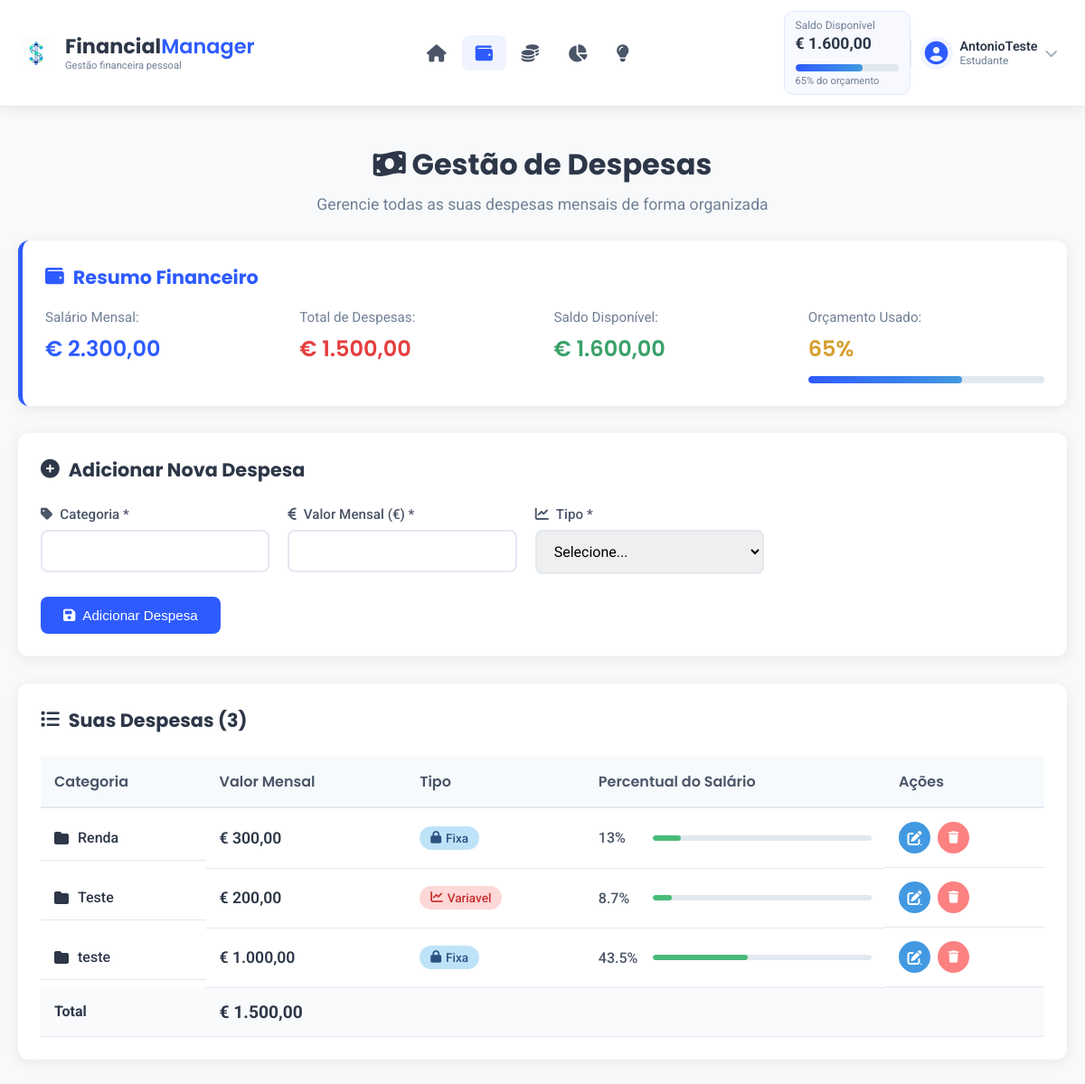
/despesas.php (signed in), run on the app's committed database.
### tables this page shows
CREATE TABLE `utilizadores` (
  `id` int NOT NULL AUTO_INCREMENT,
  `nome` varchar(255) NOT NULL,
  `email` varchar(255) NOT NULL,
  `password` varchar(255) NOT NULL,
  `idade` int DEFAULT NULL,
  `ocupacao` varchar(100) DEFAULT NULL,
  `estilo_vida` varchar(255) DEFAULT NULL,
  `salario` decimal(10,2) DEFAULT NULL,
  `tipo_util` int NOT NULL,
  PRIMARY KEY (`id`),
  KEY `fk_utilizadores_tipos_util_idx` (`tipo_util`),
  CONSTRAINT `fk_utilizadores_tipos_util` FOREIGN KEY (`tipo_util`) REFERENCES `tipos_util` (`idtipos`)
);

CREATE TABLE `despesas` (
  `id_despesas` int NOT NULL AUTO_INCREMENT,
  `categoria` varchar(255) NOT NULL,
  `valor_mensal` decimal(10,2) NOT NULL,
  `fixa_variavel` enum('Fixa','Variavel') NOT NULL,
  `id_utilizador` int NOT NULL,
  `data_criacao` timestamp NULL DEFAULT CURRENT_TIMESTAMP,
  PRIMARY KEY (`id_despesas`),
  KEY `fk_despesas_utilizadores1_idx` (`id_utilizador`),
  CONSTRAINT `fk_despesas_utilizadores1` FOREIGN KEY (`id_utilizador`) REFERENCES `utilizadores` (`id`)
);

### despesas.php (the view, shortened to what this page needs)
<?php
require_once 'connect_db.php';
$user_id = $_SESSION['user_id'];
$sql_despesas = "SELECT * FROM despesas WHERE id_utilizador = ? ORDER BY categoria";
$stmt_despesas = $conn->prepare($sql_despesas);
$stmt_despesas->bind_param("i", $user_id);
$stmt_despesas->execute();
$despesas_result = $stmt_despesas->get_result();
$despesas_por_categoria = [];
while ($despesa = $despesas_result->fetch_assoc()) {
    $despesas_por_categoria[$despesa['categoria']] = $despesa;
}
$despesas_result = $stmt_despesas->execute();
$despesas_result = $stmt_despesas->get_result();
?>
<!DOCTYPE html>
<html lang="pt">
<head>
    <link rel="stylesheet" href="css/header_footer.css">
    <link rel="stylesheet" href="css/index.css">
    <link rel="stylesheet" href="css/despesas.css">
    <link rel="stylesheet" href="https://cdnjs.cloudflare.com/ajax/libs/font-awesome/6.4.0/css/all.min.css">
</head>
<body>
    <?php require_once 'header_footer/header.php'; ?>
    <main class="main-content">
        <div class="container">
            <div class="page-header">
                <h2><i class="fas fa-money-bill-wave"></i> Gestão de Despesas</h2>
                <p class="page-subtitle">Gerencie todas as suas despesas mensais de forma organizada</p>
            </div>
            <div class="financial-summary">
                <div class="summary-box">
                    <h3><i class="fas fa-wallet"></i> Resumo Financeiro</h3>
                    <div class="summary-content">
                        <div class="summary-item">
                            <span class="label">Salário Mensal:</span>
                            <span class="value salary">€ <?php echo number_format($user['salario'], 2, ',', '.'); ?></span>
                        </div>
                        <div class="summary-item">
                            <span class="label">Total de Despesas:</span>
                            <span class="value expenses">€ <?php echo number_format($total_despesas, 2, ',', '.'); ?></span>
                        </div>
                        <div class="summary-item">
                            <span class="label">Saldo Disponível:</span>
                            <span class="value balance <?php echo $saldo_disponivel < 0 ? 'negative' : 'positive'; ?>">
                                € <?php echo number_format($saldo_disponivel, 2, ',', '.'); ?>
                            </span>
                        </div>
                        <div class="summary-item">
                            <span class="label">Orçamento Usado:</span>
                            <span class="value percentage"><?php echo round($percentual_orcamento); ?>%</span>
                            <div class="progress-bar">
                                <div class="progress-fill" style="width: <?php echo min($percentual_orcamento, 100); ?>%"></div>
                            </div>
                        </div>
                    </div>
                </div>
            </div>
            <div class="form-section">
                <h3><i class="fas fa-plus-circle"></i> <?php echo isset($_GET['edit']) ? 'Editar Despesa' : 'Adicionar Nova Despesa'; ?></h3>
                <form method="POST" class="despesa-form">
                    <div class="form-row">
                        <div class="form-group">
                            <label for="categoria"><i class="fas fa-tag"></i> Categoria *</label>
                            <input type="text" id="categoria" name="categoria" required
                                   value="<?php echo isset($_GET['edit']) && isset($despesas_por_categoria[$_GET['edit']])
                                           ? htmlspecialchars($despesas_por_categoria[$_GET['edit']]['categoria'])
                                           : ''; ?>">
                        </div>
                        <div class="form-group">
                            <label for="valor_mensal"><i class="fas fa-euro-sign"></i> Valor Mensal (€) *</label>
                            <input type="number" id="valor_mensal" name="valor_mensal" step="0.01" min="0" required
                                   value="<?php echo isset($_GET['edit']) && isset($despesas_por_categoria[$_GET['edit']])
                                           ? number_format($despesas_por_categoria[$_GET['edit']]['valor_mensal'], 2, '.', '')
                                           : ''; ?>">
                        </div>
                        <div class="form-group">
                            <label for="fixa_variavel"><i class="fas fa-chart-line"></i> Tipo *</label>
                            <select id="fixa_variavel" name="fixa_variavel" required>
                                <option value="">Selecione...</option>
                            </select>
                        </div>
                    </div>
                    <div class="form-actions">
                        <button type="submit" class="btn btn-primary">
                            <i class="fas fa-save"></i> <?php echo isset($_GET['edit']) ? 'Atualizar Despesa' : 'Adicionar Despesa'; ?>
                        </button>
                    </div>
                </form>
            </div>
            <div class="despesas-list-section">
                <h3><i class="fas fa-list"></i> Suas Despesas (<?php echo $despesas_result->num_rows; ?>)</h3>
                <?php if ($despesas_result->num_rows > 0): ?>
                    <div class="table-responsive">
                        <table class="despesas-table">
                            <thead>
                                <tr>
                                    <th>Categoria</th>
                                    <th>Valor Mensal</th>
                                    <th>Tipo</th>
                                    <th>Percentual do Salário</th>
                                    <th>Ações</th>
                                </tr>
                            </thead>
                            <tbody>
                                <?php
                                $despesas_result->data_seek(0);
                                while ($despesa = $despesas_result->fetch_assoc()):
                                    $percentual_salario = ($user['salario'] > 0) ? ($despesa['valor_mensal'] / $user['salario']) * 100 : 0;
                                ?>
                                    <tr>
                                        <td class="categoria">
                                            <i class="fas fa-folder"></i> <?php echo htmlspecialchars($despesa['categoria']); ?>
                                        </td>
                                        <td class="valor">€ <?php echo number_format($despesa['valor_mensal'], 2, ',', '.'); ?></td>
                                        <td>
                                            <span class="tipo-badge <?php echo strtolower($despesa['fixa_variavel']); ?>">
                                                <i class="fas fa-<?php echo $despesa['fixa_variavel'] == 'Fixa' ? 'lock' : 'chart-line'; ?>"></i>
                                                <?php echo $despesa['fixa_variavel']; ?>
                                            </span>
                                        </td>
                                        <td>
                                            <div class="percent-container">
                                                <span class="percent-value"><?php echo round($percentual_salario, 1); ?>%</span>
                                                <div class="percent-bar">
                                                    <div class="percent-fill" style="width: <?php echo min($percentual_salario, 100); ?>%"></div>
                                                </div>
                                            </div>
                                        </td>
                                        <td class="actions">
                                            <a href="despesas.php?edit=<?php echo $despesa['id_despesas']; ?>" class="btn-action edit" title="Editar">
                                                <i class="fas fa-edit"></i>
                                            </a>
                                            <form method="POST" class="delete-form" onsubmit="return confirm('Tem certeza que deseja eliminar esta despesa?');">
                                                <button type="submit" class="btn-action delete" title="Eliminar">
                                                    <i class="fas fa-trash"></i>
                                                </button>
                                            </form>
                                        </td>
                                    </tr>
                                <?php endwhile; ?>
                            </tbody>
                            <tfoot>
                                <tr class="total-row">
                                    <td><strong>Total</strong></td>
                                    <td class="total-valor"><strong>€ <?php echo number_format($total_despesas, 2, ',', '.'); ?></strong></td>
                                    <td colspan="2"></td>
                                    <td></td>
                                </tr>
                            </tfoot>
                        </table>
                    </div>
                <?php endif; ?>
            </div>
        </div>
    </main>
</body>
</html>

### header_footer/header.php (shortened to what this page needs)
<?php
require_once 'connect_db.php';
$user_id = $_SESSION['user_id'];
$sql_user = "SELECT id, nome, email, ocupacao, salario FROM utilizadores WHERE id = ?";
$stmt_user = $conn->prepare($sql_user);
$stmt_user->bind_param("i", $user_id);
$stmt_user->execute();
$result_user = $stmt_user->get_result();
if ($result_user->num_rows > 0) {
    $user = $result_user->fetch_assoc();
    $sql_despesas = "SELECT SUM(valor_mensal) as total_despesas FROM despesas WHERE id_utilizador = ?";
    $stmt_despesas = $conn->prepare($sql_despesas);
    $stmt_despesas->bind_param("i", $user_id);
    $stmt_despesas->execute();
    $result_despesas = $stmt_despesas->get_result();
    $total_despesas = 0;
    if ($result_despesas->num_rows > 0) {
        $row_despesas = $result_despesas->fetch_assoc();
        $total_despesas = $row_despesas['total_despesas'] ?: 0;
    }
    $sql_receitas = "SELECT SUM(valor) as total_receitas FROM receitas WHERE id_utilizador = ?";
    $stmt_receitas = $conn->prepare($sql_receitas);
    $stmt_receitas->bind_param("i", $user_id);
    $stmt_receitas->execute();
    $result_receitas = $stmt_receitas->get_result();
    $total_receitas = 0;
    if ($result_receitas->num_rows > 0) {
        $row_receitas = $result_receitas->fetch_assoc();
        $total_receitas = $row_receitas['total_receitas'] ?: 0;
    }
    $salario = $user['salario'] ?: 0;
    $saldo_disponivel = ($salario + $total_receitas) - $total_despesas;
    $percentual_orcamento = $salario > 0 ? ($total_despesas / $salario) * 100 : 0;
    $percentual_orcamento = min(100, max(0, $percentual_orcamento));
} else {
    session_destroy();
    header('Location: indexv1.html');
    exit();
}
?>
<header class="header" id="mainHeader">
    <div class="container">
        <div class="logo-section">
            <div class="logo">
                <img src="img/logo.png" alt="FinancialManager Logo" class="logo-img">
                <div class="logo-text">
                    <h1>Financial<span>Manager</span></h1>
                    <p class="tagline">Gestão financeira pessoal</p>
                </div>
            </div>
        </div>
        <nav class="main-nav" id="mainNav">
            <ul class="nav-list">
                <li class="nav-item">
                    <a href="index.php" class="nav-link <?php echo (basename($_SERVER['PHP_SELF']) == 'index.php') ? 'active' : ''; ?>">
                        <i class="fas fa-home"></i>
                    </a>
                </li>
                <li class="nav-item">
                    <a href="despesas.php" class="nav-link <?php echo (basename($_SERVER['PHP_SELF']) == 'despesas.php') ? 'active' : ''; ?>">
                        <i class="fas fa-wallet"></i>
                    </a>
                </li>
                <li class="nav-item">
                    <a href="receitas.php" class="nav-link <?php echo (basename($_SERVER['PHP_SELF']) == 'receitas.php') ? 'active' : ''; ?>">
                        <i class="fas fa-coins"></i>
                    </a>
                </li>
                <li class="nav-item">
                    <a href="orcamentos.php" class="nav-link <?php echo (basename($_SERVER['PHP_SELF']) == 'orcamentos.php') ? 'active' : ''; ?>">
                        <i class="fas fa-chart-pie"></i>
                    </a>
                </li>
                <li class="nav-item">
                    <a href="recomendacoes.php" class="nav-link <?php echo (basename($_SERVER['PHP_SELF']) == 'recomendacoes.php') ? 'active' : ''; ?>">
                        <i class="fas fa-lightbulb"></i>
                    </a>
                </li>
            </ul>
        </nav>
        <div class="user-section">
            <div class="balance-indicator">
                <div class="balance-info">
                    <span class="balance-label">Saldo Disponível</span>
                    <span class="balance-amount">€ <span id="currentBalance"><?php echo number_format($saldo_disponivel, 2, ',', '.'); ?></span></span>
                </div>
                <div class="balance-progress">
                    <div class="progress-bar">
                        <div class="progress-fill" id="balanceProgress" style="width: <?php echo round($percentual_orcamento); ?>%"></div>
                    </div>
                    <span class="progress-text"><?php echo round($percentual_orcamento); ?>% do orçamento</span>
                </div>
            </div>
            <div class="user-profile" id="userProfile">
                <div class="avatar">
                    <i class="fas fa-user-circle"></i>
                </div>
                <div class="user-info">
                    <span class="user-name" id="userName"><?php echo htmlspecialchars($user['nome']); ?></span>
                    <span class="user-role" id="userRole"><?php echo htmlspecialchars($user['ocupacao']); ?></span>
                </div>
                <button class="dropdown-btn" id="profileDropdown">
                    <i class="fas fa-chevron-down"></i>
                </button>
            </div>
        </div>
    </div>
</header>

### data on the page
utilizadores: nome "AntonioTeste", ocupacao "Estudante", salario "2.300,00"
despesas: categoria "Renda", valor_mensal "300,00", fixa_variavel "Fixa", percentual_salario "13"
despesas: categoria "Teste", valor_mensal "200,00", fixa_variavel "Variavel", percentual_salario "8.7"
despesas: categoria "teste", valor_mensal "1.000,00", fixa_variavel "Fixa", percentual_salario "43.5"

### other printed values
$saldo_disponivel "1.600,00"
$percentual_orcamento "65"
$total_despesas "1.500,00"
$despesas_result->num_rows "3"
